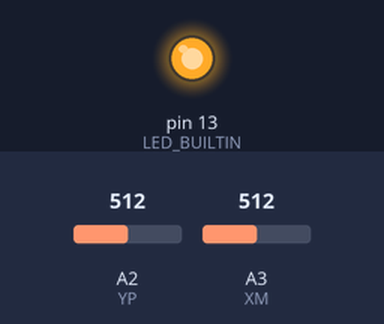
Recording of a sketch running on a simulated Arduino Uno, built with avr-gcc and run on an emulated ATmega328P. On the bench: output pins drawn as LEDs (lit = HIGH). Inputs (shaded band) come from the test bench; at power-on: A2 (YP) = 512, A3 (XM) = 512. Pins used as bus, display or sensor lines are not drawn; what the sketch prints to the serial monitor is not drawn.

Above: at 3.2 s.
3.3 s: A2 (YP) set to 0
At 3.9 s:
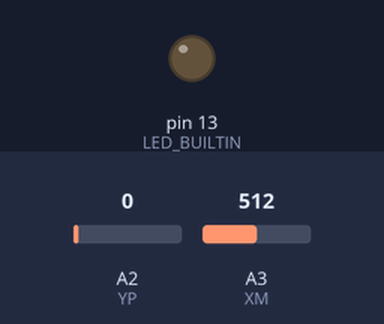
6.3 s: A2 (YP) set to 122
At 7.5 s:
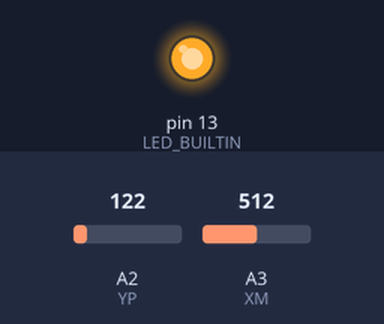
7.8 s: A3 (XM) set to 0
At 9.2 s:
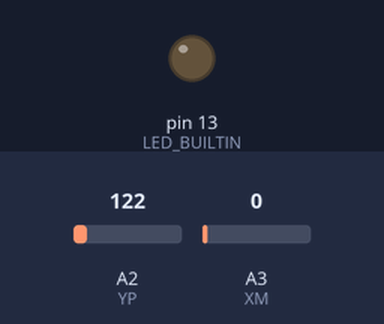
Timing chart, 0 to 10.8 s (numbered marks = the images above; inputs shaded):
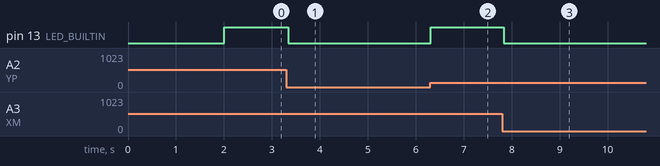

The sketch:

Uno_TouchPanel1.ino
```cpp
/*
 * File: Uno_TouchPanel1.ino
 *
 */

int X, Y;
#define   YP A2  // must be an analog pin, use "An" notation!
#define   XM A3  // must be an analog pin, use "An" notation!
const int YM = 8;  // can be a digital pin
const int XP = 9;  // can be a digital pin

void setup()
{
  Serial.begin(115200);
  delay(2000); // wait for Serial Monitor
  pinMode(LED_BUILTIN, OUTPUT);
}

void loop()
{
  // Read Y
  pinMode(YP, INPUT);
  pinMode(YM, INPUT);
  pinMode(XP, OUTPUT);
  pinMode(XM, OUTPUT);

  digitalWrite(XM, LOW);
  digitalWrite(XP, HIGH);
  delay(5); // wait for stable voltage
  Y = analogRead(YP);
  //Y = map(ValueX, 65, 960, 1, 64);
  //if(Y < 0 || Y > 64) Y = 0;
  //Serial.print(Y);
  //Serial.print(";");

  // Read X
  pinMode(XP, INPUT);
  pinMode(XM, INPUT);
  pinMode(YP, OUTPUT);
  pinMode(YM, OUTPUT);

  digitalWrite(YM, LOW);
  digitalWrite(YP, HIGH);
  delay(5); // wait for stable voltage
  X = analogRead(XM);
  //X = map(X, 150, 820, 1, 36);
  //if(X < 0 || X > 36) X = 0;
  // Output
  Serial.print("X = "); Serial.print(X);
  Serial.print("\tY = "); Serial.print(Y);
  // Blink Led
  if (X > 0 && Y > 0) digitalWrite(LED_BUILTIN, HIGH);
  else                digitalWrite(LED_BUILTIN, LOW);
  delay(50);
}
```

Measured:
- after the input at 3.3 s, pin 13 (LED_BUILTIN): HIGH → LOW after 0.05 s
- after the input at 6.3 s, pin 13 (LED_BUILTIN): LOW → HIGH at once
- after the input at 7.8 s, pin 13 (LED_BUILTIN): HIGH → LOW at once
